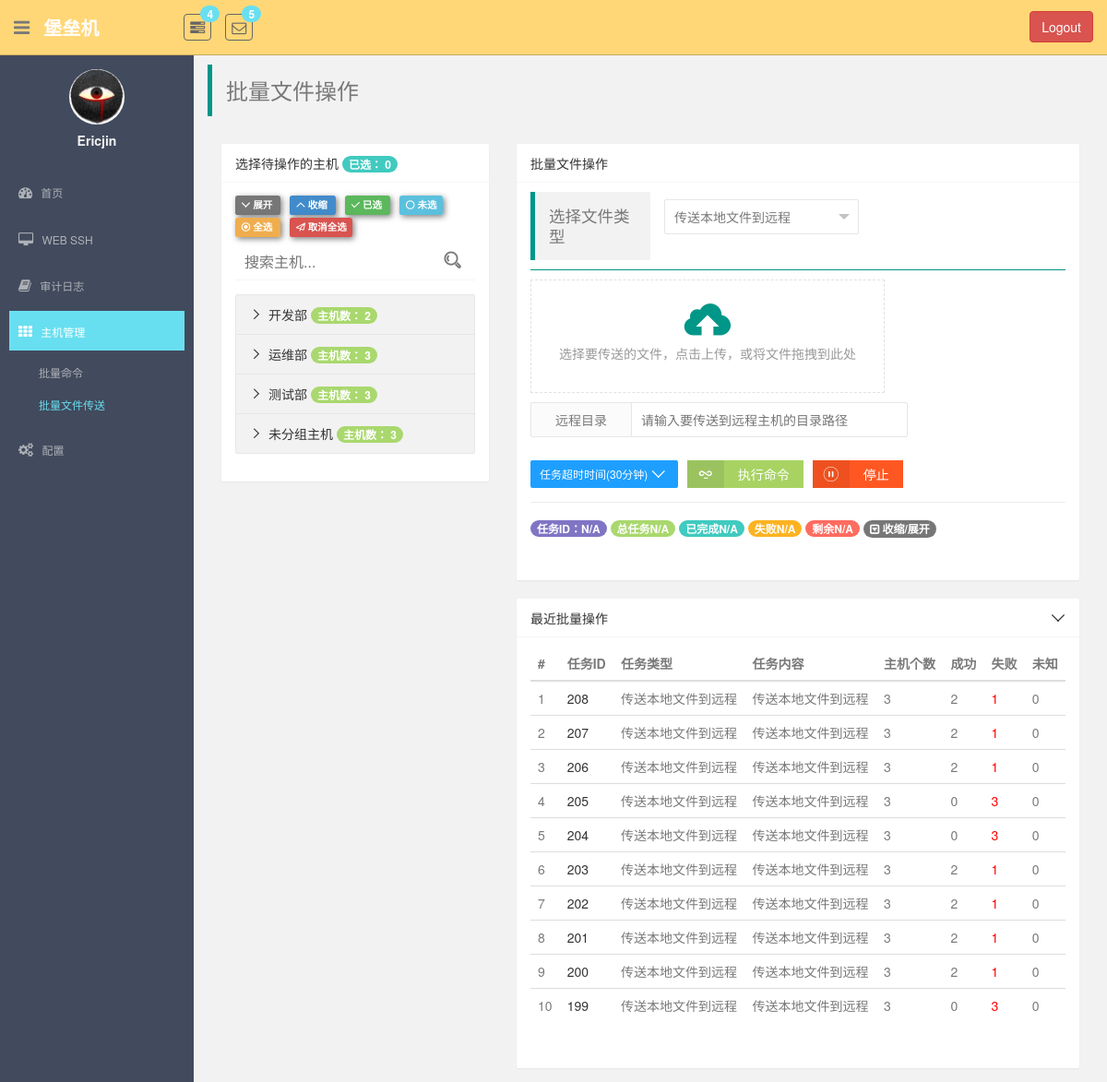
Page /monitor/batch_file/ (signed in) on the earlier database version.
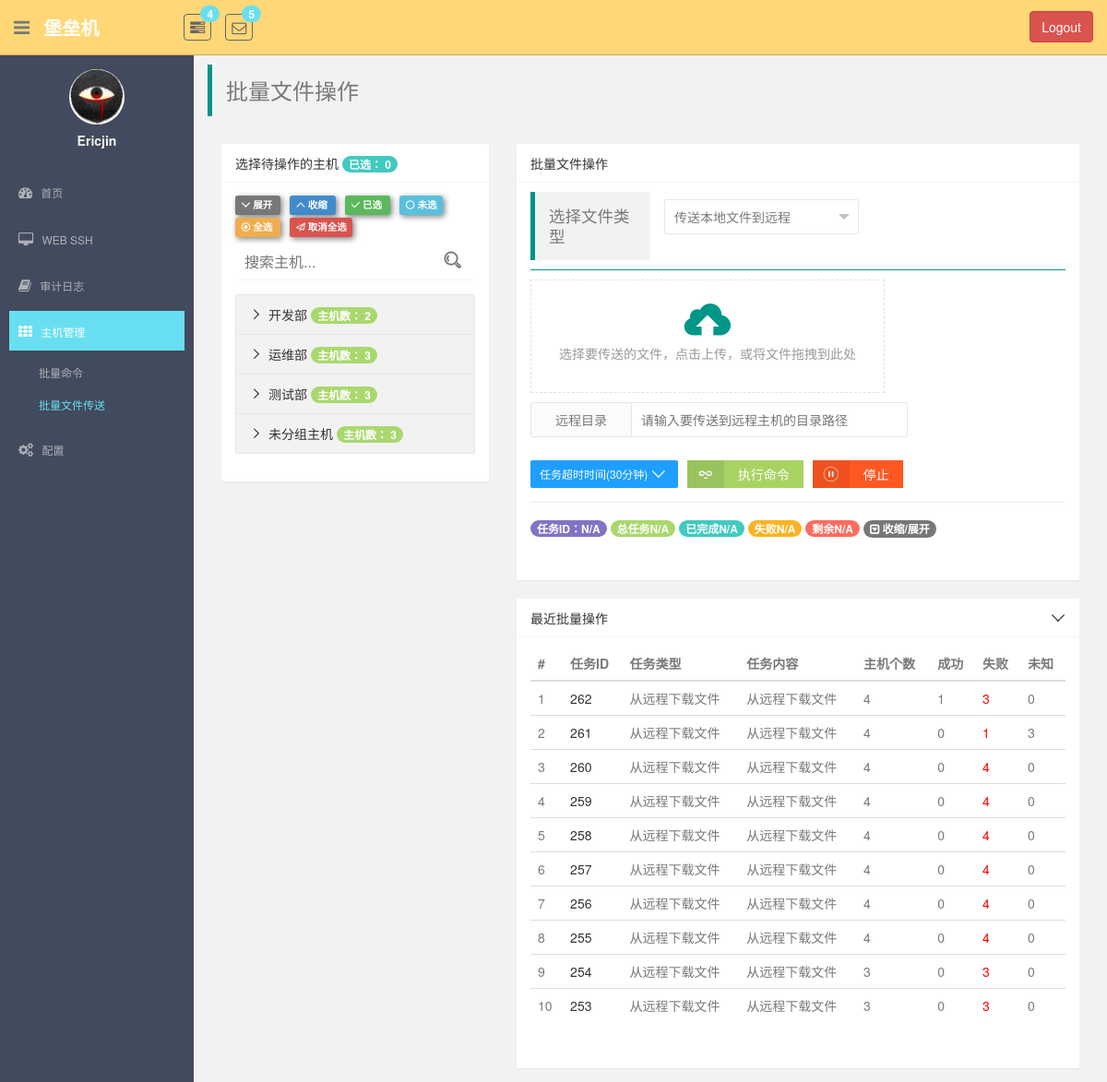
Same page on the later database version.
### monitor/models.py (models this page shows, shortened)
class HostGroup(models.Model):
    name = models.CharField(max_length=64, unique=True, verbose_name="组名")
    host_to_remote_users = models.ManyToManyField(to="HostToRemoteUser")
    date = models.DateTimeField(auto_now_add=True, verbose_name="主机组注册时间")

class Task(models.Model):
    task_type_choice = (
        ('cmd', '批量命令'),
        ('file_upload', "传送本地文件到远程"),
        ('file_download', "从远程下载文件"),
    )
    task_type = models.CharField(max_length=16, choices=task_type_choice, default="cmd")
    content = models.CharField(max_length=255, verbose_name="任务内容")
    user = models.ForeignKey(UserProfile, on_delete=models.CASCADE)
    date = models.DateTimeField(auto_now_add=True)

### monitor/views.py (the view)
class BatchFile(LoginRequiredMixin, View):
    def get(self, request):
        host_groups = request.user.host_group.all()
        none_group = request.user.host_to_remote_users.all()
        batch_command = models.Task.objects.filter(user=request.user).exclude(task_type="cmd").order_by("-id").all()
        batch_command = batch_command if len(batch_command) < 10 else batch_command[:10]
        return render(request, "host_manage/batch_file.html", locals())

### monitor/templatetags/monitor_tags.py (called while the page is built)
@register.simple_tag
def count_host_num(task_obj):
    task_detail_objs = task_obj.tasklogdetail_set.all()
    init_num = 0
    success_num = 0
    failed_num = 0
    for task_detail_obj in task_detail_objs:
        if task_detail_obj.status == 0:
            init_num += 1
        elif task_detail_obj.status == 1:
            success_num += 1
        else:
            failed_num += 1
    return [init_num, success_num, failed_num]

### templates/host_manage/batch_file.html (shortened to what this page needs)
{% extends 'host_manage/batch_cmd.html' %}
{% load staticfiles %}
{% block btn-type %}file_transfer{% endblock %}
{% block nav %}
    批量文件操作
{% endblock %}
{% block cmd_option_area %}
    <div class="operation-area layui-form">
        <div class="info col-lg-3 col-md-3 col-sm-3">
            <blockquote class="layui-elem-quote">选择文件类型</blockquote>
        </div>
        <div class="layui-input-inline">
        </div>
        <hr class="layui-bg-green">
        <div class="file_upload-area">
            <div class="layui-upload-drag" id="file_upload">
                <i class="layui-icon"></i>
                <p id="file_info_hook">选择要传送的文件，点击上传，或将文件拖拽到此处</p>
            </div>
            <div class="layui-form layui-form-pane" style="margin-top: 10px;">
                <div class="layui-form-item">
                    <label class="layui-form-label">远程目录</label>
                    <div class="layui-input-inline" style="margin-top: 0; min-width: 300px;">
                        <input id="remote_path_hook" name="username" placeholder="请输入要传送到远程主机的目录路径" autocomplete="off"
                               class="layui-input"
                               type="text">
                    </div>
                </div>
            </div>
        </div>
    </div>
{% endblock %}

### templates/host_manage/batch_cmd.html (shortened to what the changed rows need)
{% extends 'base.html' %}
{% load staticfiles %}
{% load monitor_tags %}
{% block right_container %}
    <div id="wrap">
        <div class="col-lg-4 col-md-4 col-sm-4">
            <div class="layui-card layui-panel">
                <div class="layui-card-body">
                    <div id="host_hook" class="area" ref="area">
                        <div class="layui-collapse layui-form">
                            {% for host_group in host_groups %}
                                <div class="layui-colla-item">
                                    <h2 class="layui-colla-title">
                                        <span class="badge bg-success">主机数： {{ host_group.host_to_remote_users.count }}</span>
                                    </h2>
                                </div>
                            {% endfor %}
                            <div class="layui-colla-item">
                                <h2 class="layui-colla-title">
                                    <span class="badge bg-success">主机数： {{ none_group.count }}</span>
                                </h2>
                            </div>
                        </div>
                    </div>
                </div>
            </div>
        </div>
        <div class="col-lg-8 col-md-8 col-sm-8">
            <div class="layui-col-md12" style="margin-top: 20px;">
                <div class="layui-card layui-panel">
                    <div id="table_hook" class="layui-card-body">
                        <table class="table table-hover">
                            <thead>
                            <tr>
                                <th>#</th>
                                <th>任务ID</th>
                                <th>任务类型</th>
                                <th>任务内容</th>
                                <th>主机个数</th>
                                <th>成功</th>
                                <th>失败</th>
                                <th>未知</th>
                            </tr>
                            </thead>
                            <tbody>
                            {% for item in batch_command %}
                                <tr>
                                    <td>{{ forloop.counter }}</td>
                                    <td>
                                        <a href="javascript:void(0);" @click="getCmdInfo({{ item.id }})">{{ item.id }}</a>
                                    </td>
                                    <td>{{ item.get_task_type_display }}</td>
                                    <td>{{ item.content }}</td>
                                    <td>{{ item.tasklogdetail_set.count }}</td>
                                    {% count_host_num item as host_list %}
                                    <td>{{ host_list.1 }}</td>
                                    <td style="color: #f00;">{{ host_list.2 }}</td>
                                    <td>{{ host_list.0 }}</td>
                                </tr>
                            {% endfor %}
                            </tbody>
                        </table>
                    </div>
                </div>
            </div>
        </div>
    </div>
{% endblock %}

Differences in the rows shown:
no longer on this page (row unchanged): Task: id "208", tasklogdetail_set.count "3", host_list "2", user "1", host_list "0"
no longer on this page (row unchanged): Task: id "207", tasklogdetail_set.count "3", host_list "2", user "1", host_list "0"
no longer on this page (row unchanged): Task: id "206", tasklogdetail_set.count "3", host_list "2", user "1", host_list "0"
no longer on this page (row unchanged): Task: id "205", tasklogdetail_set.count "3", host_list "0", host_list "3"
no longer on this page (row unchanged): Task: id "204", tasklogdetail_set.count "3", host_list "0", host_list "3"
no longer on this page (row unchanged): Task: id "203", tasklogdetail_set.count "3", host_list "2", user "1", host_list "0"
no longer on this page (row unchanged): Task: id "202", tasklogdetail_set.count "3", host_list "2", user "1", host_list "0"
no longer on this page (row unchanged): Task: id "201", tasklogdetail_set.count "3", host_list "2", user "1", host_list "0"
no longer on this page (row unchanged): Task: id "200", tasklogdetail_set.count "3", host_list "2", user "1", host_list "0"
no longer on this page (row unchanged): Task: id "199", tasklogdetail_set.count "3", host_list "0", host_list "3"
added Task: id "262", tasklogdetail_set.count "4", user "1", host_list "3", host_list "0"
added Task: id "261", tasklogdetail_set.count "4", host_list "0", user "1", host_list "3"
added Task: id "260", tasklogdetail_set.count "4", host_list "0", host_list "4"
added Task: id "259", tasklogdetail_set.count "4", host_list "0", host_list "4"
added Task: id "258", tasklogdetail_set.count "4", host_list "0", host_list "4"
added Task: id "257", tasklogdetail_set.count "4", host_list "0", host_list "4"
added Task: id "256", tasklogdetail_set.count "4", host_list "0", host_list "4"
added Task: id "255", tasklogdetail_set.count "4", host_list "0", host_list "4"
added Task: id "254", tasklogdetail_set.count "3", host_list "0", host_list "3"
added Task: id "253", tasklogdetail_set.count "3", host_list "0", host_list "3"
